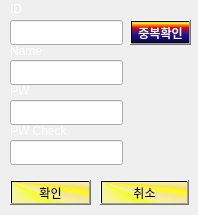
<?xml version="1.0" encoding="UTF-8"?>
<ui version="4.0">
 <class>signup</class>
 <widget class="QDialog" name="signup">
  <property name="geometry">
   <rect>
    <x>0</x>
    <y>0</y>
    <width>198</width>
    <height>215</height>
   </rect>
  </property>
  <property name="windowTitle">
   <string>Dialog</string>
  </property>
  <widget class="QLineEdit" name="ID_text">
   <property name="geometry">
    <rect>
     <x>10</x>
     <y>20</y>
     <width>113</width>
     <height>25</height>
    </rect>
   </property>
  </widget>
  <widget class="QLineEdit" name="PW_text">
   <property name="geometry">
    <rect>
     <x>10</x>
     <y>100</y>
     <width>113</width>
     <height>25</height>
    </rect>
   </property>
   <property name="echoMode">
    <enum>QLineEdit::Password</enum>
   </property>
  </widget>
  <widget class="QLineEdit" name="PW2_text">
   <property name="geometry">
    <rect>
     <x>10</x>
     <y>140</y>
     <width>113</width>
     <height>25</height>
    </rect>
   </property>
   <property name="echoMode">
    <enum>QLineEdit::Password</enum>
   </property>
  </widget>
  <widget class="QLineEdit" name="name_text">
   <property name="geometry">
    <rect>
     <x>10</x>
     <y>60</y>
     <width>113</width>
     <height>25</height>
    </rect>
   </property>
  </widget>
  <widget class="QPushButton" name="check_btn">
   <property name="geometry">
    <rect>
     <x>130</x>
     <y>20</y>
     <width>61</width>
     <height>25</height>
    </rect>
   </property>
   <property name="styleSheet">
    <string notr="true">background-color: qlineargradient(spread:pad, x1:0, y1:1, x2:0, y2:0, stop:0 rgba(0, 0, 0, 255), stop:0.05 rgba(14, 8, 73, 255), stop:0.36 rgba(28, 17, 145, 255), stop:0.6 rgba(126, 14, 81, 255), stop:0.75 rgba(234, 11, 11, 255), stop:0.79 rgba(244, 70, 5, 255), stop:0.86 rgba(255, 136, 0, 255), stop:0.935 rgba(239, 236, 55, 255));
color: rgb(255, 255, 255);</string>
   </property>
   <property name="text">
    <string>중복확인</string>
   </property>
  </widget>
  <widget class="QPushButton" name="signup_btn">
   <property name="geometry">
    <rect>
     <x>10</x>
     <y>180</y>
     <width>81</width>
     <height>25</height>
    </rect>
   </property>
   <property name="styleSheet">
    <string notr="true">background-color: qconicalgradient(cx:0, cy:0, angle:135, stop:0 rgba(255, 255, 0, 69), stop:0.375 rgba(255, 255, 0, 69), stop:0.423533 rgba(251, 255, 0, 145), stop:0.45 rgba(247, 255, 0, 208), stop:0.477581 rgba(255, 244, 71, 130), stop:0.518717 rgba(255, 218, 71, 130), stop:0.55 rgba(255, 255, 0, 255), stop:0.57754 rgba(255, 203, 0, 130), stop:0.625 rgba(255, 255, 0, 69), stop:1 rgba(255, 255, 0, 69));</string>
   </property>
   <property name="text">
    <string>확인</string>
   </property>
  </widget>
  <widget class="QPushButton" name="exit_btn">
   <property name="geometry">
    <rect>
     <x>100</x>
     <y>180</y>
     <width>89</width>
     <height>25</height>
    </rect>
   </property>
   <property name="styleSheet">
    <string notr="true">background-color: qconicalgradient(cx:0, cy:0, angle:135, stop:0 rgba(255, 255, 0, 69), stop:0.375 rgba(255, 255, 0, 69), stop:0.423533 rgba(251, 255, 0, 145), stop:0.45 rgba(247, 255, 0, 208), stop:0.477581 rgba(255, 244, 71, 130), stop:0.518717 rgba(255, 218, 71, 130), stop:0.55 rgba(255, 255, 0, 255), stop:0.57754 rgba(255, 203, 0, 130), stop:0.625 rgba(255, 255, 0, 69), stop:1 rgba(255, 255, 0, 69));</string>
   </property>
   <property name="text">
    <string>취소</string>
   </property>
  </widget>
  <widget class="QLabel" name="label">
   <property name="geometry">
    <rect>
     <x>10</x>
     <y>0</y>
     <width>67</width>
     <height>17</height>
    </rect>
   </property>
   <property name="styleSheet">
    <string notr="true">color: rgb(255, 255, 255);</string>
   </property>
   <property name="text">
    <string>ID</string>
   </property>
  </widget>
  <widget class="QLabel" name="label_2">
   <property name="geometry">
    <rect>
     <x>10</x>
     <y>42</y>
     <width>67</width>
     <height>17</height>
    </rect>
   </property>
   <property name="styleSheet">
    <string notr="true">color: rgb(255, 255, 255);</string>
   </property>
   <property name="text">
    <string>Name</string>
   </property>
  </widget>
  <widget class="QLabel" name="label_3">
   <property name="geometry">
    <rect>
     <x>10</x>
     <y>82</y>
     <width>67</width>
     <height>17</height>
    </rect>
   </property>
   <property name="styleSheet">
    <string notr="true">color:rgb(255, 255, 255);</string>
   </property>
   <property name="text">
    <string>PW</string>
   </property>
  </widget>
  <widget class="QLabel" name="label_4">
   <property name="geometry">
    <rect>
     <x>10</x>
     <y>122</y>
     <width>67</width>
     <height>17</height>
    </rect>
   </property>
   <property name="styleSheet">
    <string notr="true">color: rgb(255, 255, 255);</string>
   </property>
   <property name="text">
    <string>PW Check</string>
   </property>
  </widget>
  <widget class="QLabel" name="label_5">
   <property name="geometry">
    <rect>
     <x>0</x>
     <y>0</y>
     <width>200</width>
     <height>215</height>
    </rect>
   </property>
   <property name="text">
    <string/>
   </property>
   <property name="pixmap">
    <pixmap>img/signup.jpg</pixmap>
   </property>
   <property name="scaledContents">
    <bool>false</bool>
   </property>
  </widget>
  <zorder>label_5</zorder>
  <zorder>ID_text</zorder>
  <zorder>PW_text</zorder>
  <zorder>PW2_text</zorder>
  <zorder>name_text</zorder>
  <zorder>check_btn</zorder>
  <zorder>signup_btn</zorder>
  <zorder>exit_btn</zorder>
  <zorder>label</zorder>
  <zorder>label_2</zorder>
  <zorder>label_3</zorder>
  <zorder>label_4</zorder>
 </widget>
 <resources/>
 <connections/>
</ui>
